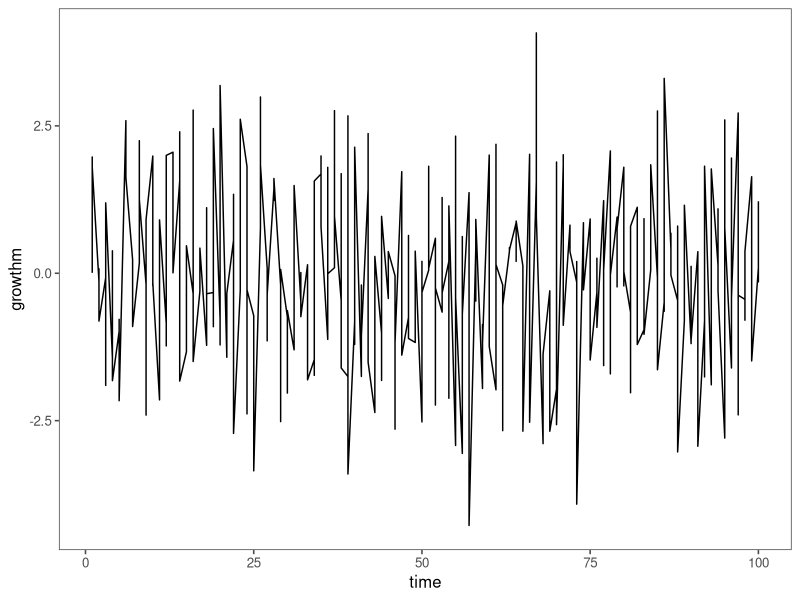
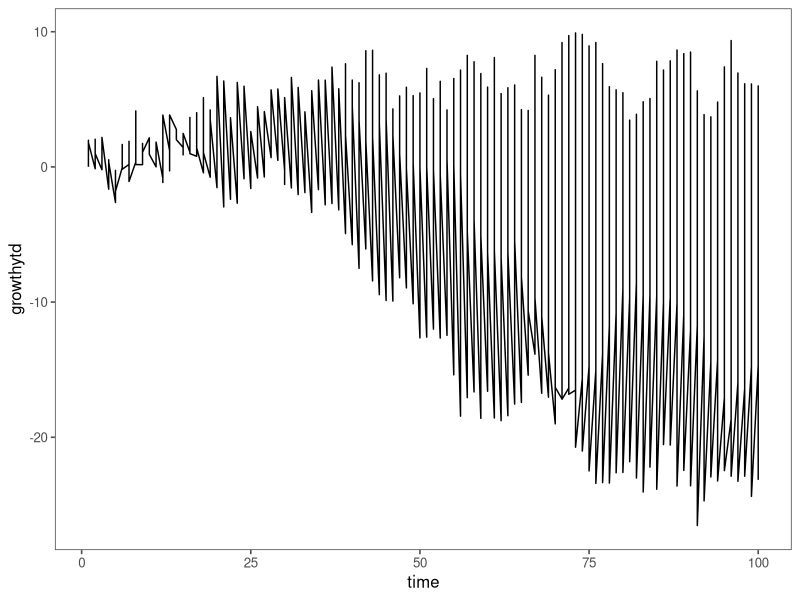
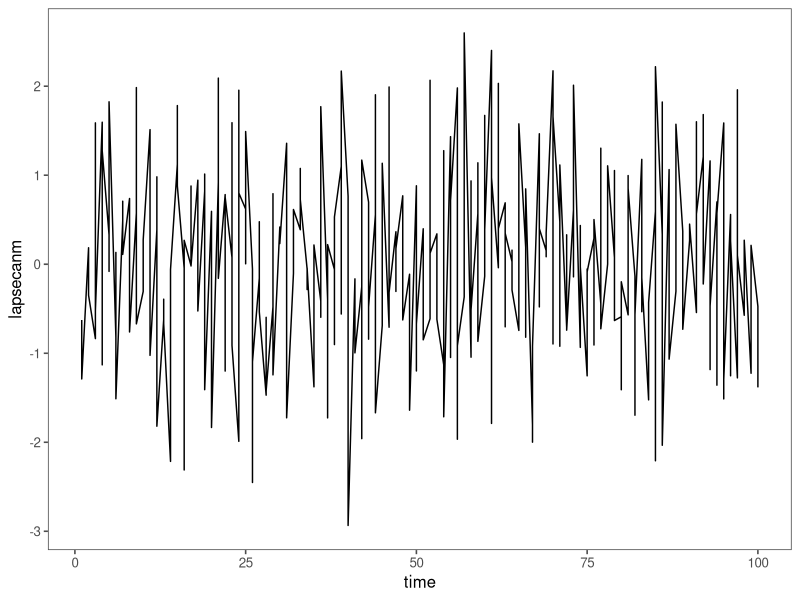
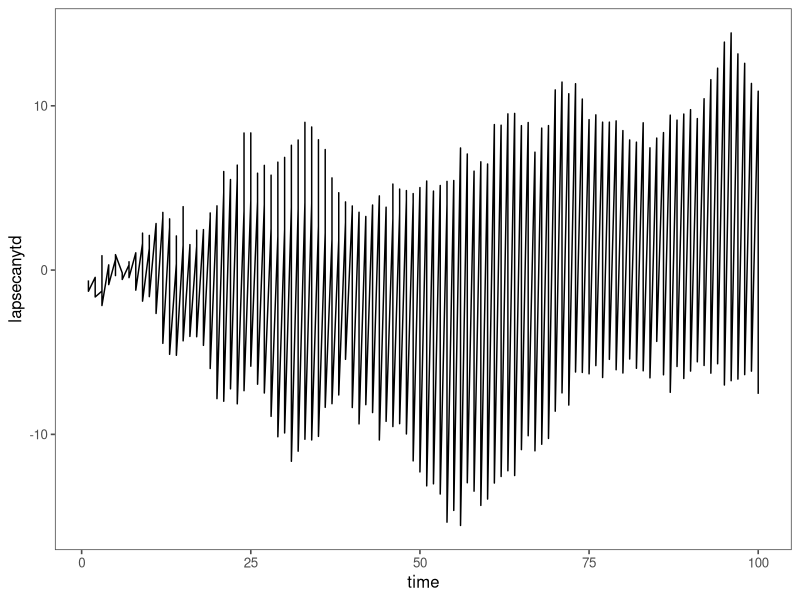
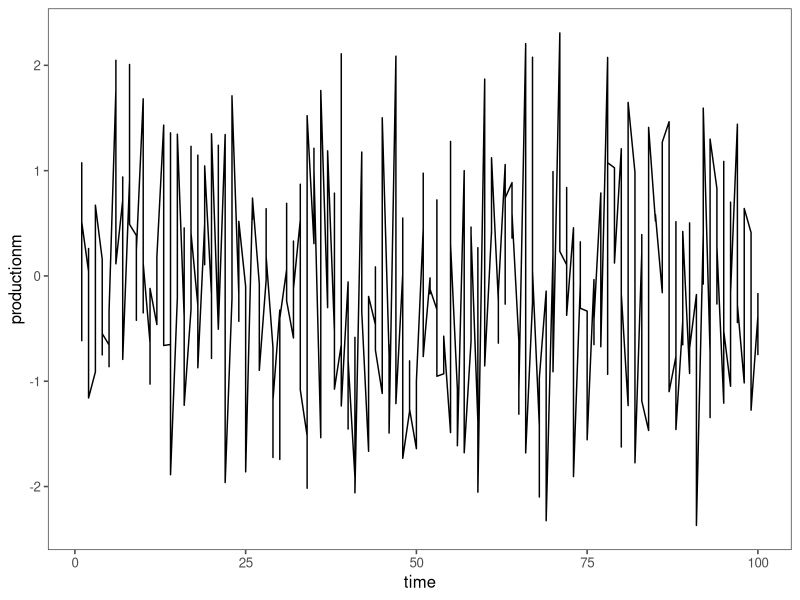
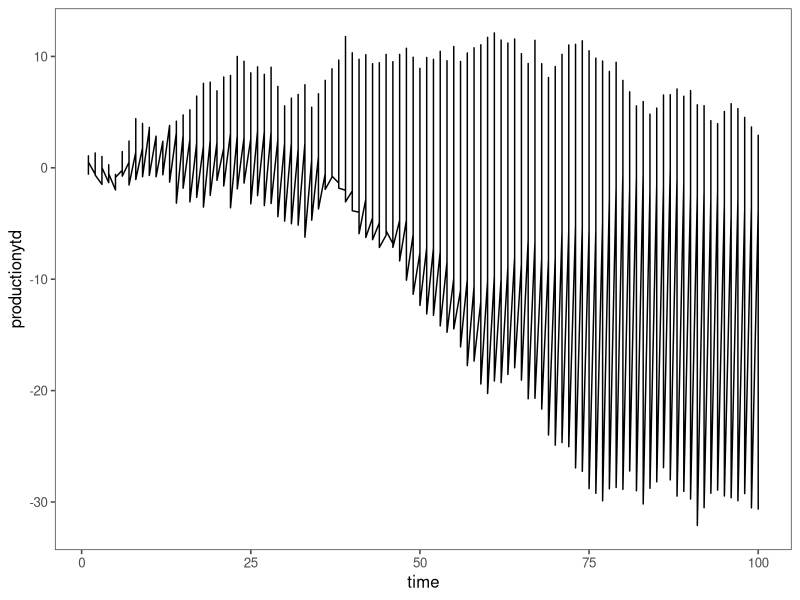

The R source for these figures, in order:
library(datasets)
library(tidyverse)
library(ggthemes)

set.seed(1)
lapsecanm <- rnorm(100)
lapsecanytd <- cumsum(lapsecanm)
productionm <- rnorm(100)
productionytd <- cumsum(productionm)
growthm <- productionm - lapsecanm
growthytd <- cumsum(growthm)
dftx <- tibble(state = rep("Texas", 100),
             time = seq(1:100), 
             lapsecanm, lapsecanytd,
             productionm, productionytd,
             growthm, growthytd)

set.seed(2)
lapsecanm <- rnorm(100)
lapsecanytd <- cumsum(lapsecanm)
productionm <- rnorm(100)
productionytd <- cumsum(productionm)
growthm <- productionm - lapsecanm
growthytd <- cumsum(growthm)
dffl <- tibble(state = rep("Florida", 100),
             time = seq(1:100), 
             lapsecanm, lapsecanytd,
             productionm, productionytd,
             growthm, growthytd)

set.seed(30)
lapsecanm <- rnorm(100)
lapsecanytd <- cumsum(lapsecanm)
productionm <- rnorm(100)
productionytd <- cumsum(productionm)
growthm <- productionm - lapsecanm
growthytd <- cumsum(growthm)
dfca <- tibble(state = rep("California", 100),
             time = seq(1:100), 
             lapsecanm, lapsecanytd,
             productionm, productionytd,
             growthm, growthytd)

df <- rbind(dftx, dffl, dfca)

df %>% group_by(time) %>%
  summarize(lapsecanm = sum(lapsecanm),
            lapsecanytd = sum(lapsecanytd),
            productionm = sum(productionm),
            productionytd = sum(productionytd),
            growthm = sum(growthm),
            growthytd = sum(growthytd)) %>%
  mutate(state = rep("Countrywide", 100)) %>%
  bind_rows(., df)

lapsecanchartm <- ggplot(data = df, aes(x=time)) + 
  geom_line(aes(y=lapsecanm)) +
  theme_few()

lapsecanchartytd <- ggplot(data = df, aes(x=time)) + 
  geom_line(aes(y=lapsecanytd)) +
  theme_few()

productionchartm <- ggplot(data = df, aes(x=time)) +
  geom_line(aes(y=productionm)) +
  theme_few()

productionchartytd <- ggplot(data = df, aes(x=time)) +
  geom_line(aes(y=productionytd)) +
  theme_few()

growthchartm <- ggplot(data = df, aes(x=time)) +
  geom_line(aes(y=growthm)) +
  theme_few()

growthchartytd <- ggplot(data = df, aes(x=time)) +
  geom_line(aes(y=growthytd)) +
  theme_few()

